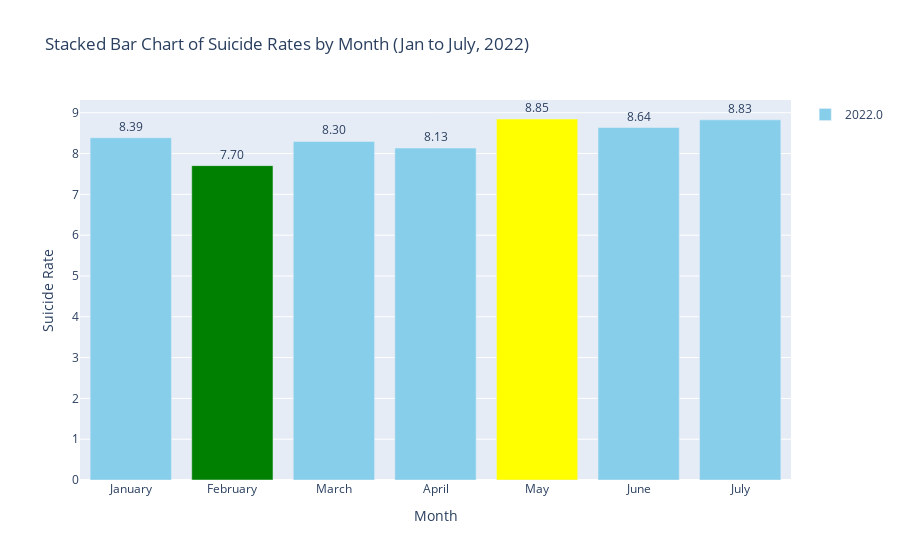

The cell this chart's notebook holds for it:
### Markdown cell above
---------------------------------------
**Suicide rate for Year 2022 (Jan-Jul)**
---------------------------------------
---------------------------------------

### Code cell
import pandas as pd
import plotly.graph_objects as go

# Load the data from the Excel file
excel_file = "CSV_DATA/SUICIDE/suicide_data_2022.csv"  # Replace with the actual path to your Excel file
df = pd.read_csv(excel_file, delimiter=';')

# Filter data for months from January to July
months_to_include = ["January", "February", "March", "April", "May", "June", "July"]
df = df[df["Month"].isin(months_to_include)]

# Find the month with the maximum and minimum rate
max_rate_month = df[df["RATE"] == df["RATE"].max()]["Month"].iloc[0]
min_rate_month = df[df["RATE"] == df["RATE"].min()]["Month"].iloc[0]

# Create a stacked bar chart
fig = go.Figure()

# Create traces for each year
for year in df["YEAR"].unique():
    year_data = df[df["YEAR"] == year]
    fig.add_trace(go.Bar(
        x=year_data["Month"],
        y=year_data["RATE"],
        text=[f"{rate:.2f}" for rate in year_data["RATE"]],  # Format as two decimal places
        textposition="outside",  # Display text outside the bars
        name=str(year),
        marker_color='blue'  # Default color
    ))

# Find the indices of max and min rate months
max_rate_index = df[df["Month"] == max_rate_month].index[0]
min_rate_index = df[df["Month"] == min_rate_month].index[0]

# Change the color of max and min rate bars
fig.data[0].marker.color = ['yellow' if i == max_rate_index else 'green' if i == min_rate_index else 'skyblue' for i in range(len(df))]

# Update layout
fig.update_layout(
    barmode='stack',
    title="Stacked Bar Chart of Suicide Rates by Month (Jan to July, 2022)",
    xaxis_title="Month",
    yaxis_title="Suicide Rate",
    showlegend=True
)

# Show the plot
fig.show()

### Figure 1 — Plotly figure (JSON) as saved in the notebook; plotly's stock layout.template omitted (floating-point values rounded to 4 significant figures)
{"data": [{"marker": {"color": ["skyblue", "green", "skyblue", "skyblue", "yellow", "skyblue", "skyblue"]}, "name": "2022.0", "text": ["8.39", "7.70", "8.30", "8.13", "8.85", "8.64", "8.83"], "textposition": "outside", "type": "bar", "x": ["January", "February", "March", "April", "May", "June", "July"], "y": [8.387, 7.704, 8.296, 8.135, 8.847, 8.638, 8.826]}], "layout": {"barmode": "stack", "showlegend": true, "title": {"text": "Stacked Bar Chart of Suicide Rates by Month (Jan to July, 2022)"}, "xaxis": {"title": {"text": "Month"}}, "yaxis": {"title": {"text": "Suicide Rate"}}}}
